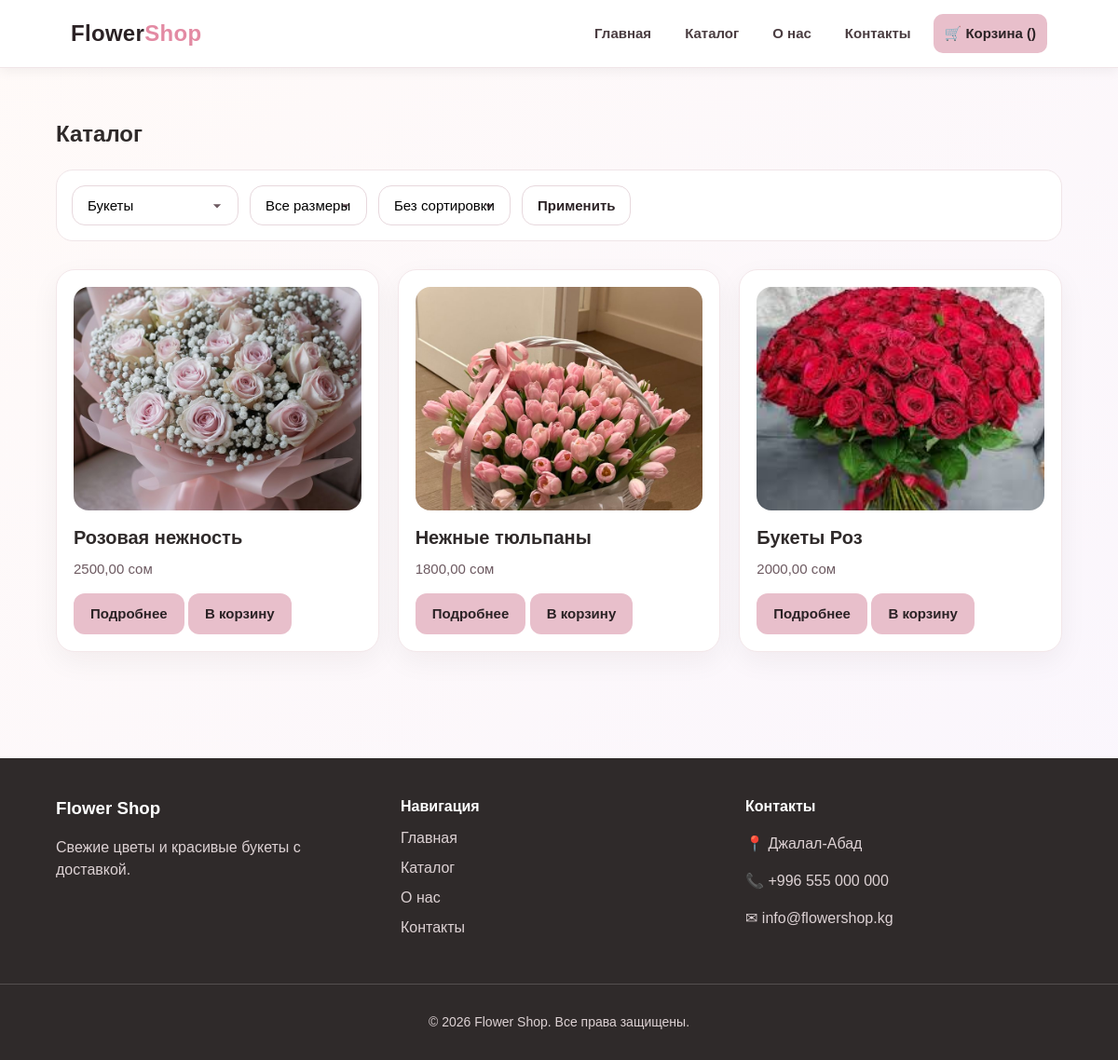
The app's page /catalog/?category=bukety with its own data.
### shop/models.py (models this page shows, shortened)
class Product(models.Model):
    SIZE_CHOICES = [
        ("small", "Малый"),
        ("medium", "Средний"),
        ("large", "Большой"),
    ]
    STATUS_CHOICES = [
        ("in_stock", "В наличии"),
        ("pre_order", "Под заказ"),
    ]
    OCCASION_CHOICES = [
        ("birthday", "День рождения"),
        ("wedding", "Свадьба"),
        ("march8", "8 марта"),
        ("anniversary", "Годовщина"),
        ("love", "Любовь"),
        ("other", "Другое"),
    ]
    category = models.ForeignKey(
        Category,
        on_delete=models.CASCADE,
        related_name="products",
        verbose_name="Категория"
    )
    title = models.CharField("Название", max_length=200)
    slug = models.SlugField("Slug", unique=True, blank=True)
    image = models.ImageField("Фото", upload_to="products/")
    price = models.DecimalField("Цена", max_digits=10, decimal_places=2)
    description = models.TextField("Описание", blank=True)
    composition = models.TextField("Состав букета", blank=True)
    size = models.CharField("Размер", max_length=20, choices=SIZE_CHOICES, default="medium")
    occasion = models.CharField("Повод", max_length=30, choices=OCCASION_CHOICES, default="other")
    status = models.CharField("Статус", max_length=20, choices=STATUS_CHOICES, default="in_stock")
    article = models.CharField("Артикул", max_length=50, unique=True)
    is_popular = models.BooleanField("Популярный", default=False)
    created_at = models.DateTimeField("Создано", auto_now_add=True)
    class Meta:
        verbose_name = "Товар"
        verbose_name_plural = "Товары"
        ordering = ["-created_at"]

### shop/views.py (the view)
# urls.py: path("catalog/", views.catalog, name="catalog"),
def catalog(request):
    products = Product.objects.select_related("category").all()
    categories = Category.objects.all()
    category_slug = request.GET.get("category")
    size = request.GET.get("size")
    sort = request.GET.get("sort")
    if category_slug:
        products = products.filter(category__slug=category_slug)
    if size:
        products = products.filter(size=size)
    if sort == "price_asc":
        products = products.order_by("price")
    elif sort == "price_desc":
        products = products.order_by("-price")
    elif sort == "newest":
        products = products.order_by("-created_at")
    context = {
        "products": products,
        "categories": categories,
        "selected_category": category_slug,
        "selected_size": size,
        "selected_sort": sort,
    }
    return render(request, "shop/catalog.html", context)

### templates/shop/catalog.html (shortened to what this page needs)
{% extends 'shop/base.html' %}
{% block content %}
<section class="section">
    <div class="container">
        <h1>Каталог</h1>
        <form method="get" class="filters">
            <select name="category">
                {% for category in categories %}
                    <option value="{{ category.slug }}" {% if selected_category == category.slug %}selected{% endif %}>
                        {{ category.name }}
                    </option>
                {% endfor %}
            </select>
            <select name="size">
                <option value="">Все размеры</option>
            </select>
            <select name="sort">
                <option value="">Без сортировки</option>
            </select>
            <button type="submit" class="btn">Применить</button>
        </form>
        <div class="grid">
            {% for product in products %}
                <div class="card product-card">
                    {% if product.image %}
                        <img src="{{ product.image.url }}" alt="{{ product.title }}">
                    {% endif %}
                    <h3>{{ product.title }}</h3>
                    <p>{{ product.price }} сом</p>
                    <a href="{% url 'product_detail' product.slug %}" class="btn">Подробнее</a>
                    <a href="{% url 'add_to_cart' product.id %}" class="btn">В корзину</a>
                </div>
            {% empty %}
                <p>Товары не найдены.</p>
            {% endfor %}
        </div>
    </div>
</section>
{% endblock %}

### static/css/base.css (style rules this page uses)
* { box-sizing: border-box; }
html, body { height: 100%; }
html { scroll-behavior: smooth; }
body { margin: 0; font-family: Arial, sans-serif; color: #2f2a2a; line-height: 1.5; background: linear-gradient(-45deg, #fff6f8, #fdf1f4, #f8f4ff, #fffaf8); background-size: 400% 400%; animation: gradientMove 16s ease infinite; min-height: 100vh; display: flex; flex-direction: column; }
img { max-width: 100%; display: block; }
a { transition: 0.2s ease; }
.container { width: 90%; max-width: 1200px; margin: 0 auto; }
.section { padding: 54px 0; }
.section h1, .section h2 { margin-top: 0; margin-bottom: 20px; }
.grid { display: grid; grid-template-columns: 1fr; gap: 20px; }
.card { background: #ffffff; border: 1px solid #f3e7ea; border-radius: 20px; padding: 18px; box-shadow: 0 10px 30px rgba(32, 18, 22, 0.05); transition: transform 0.22s ease, box-shadow 0.22s ease; }
.product-card img { width: 100%; height: 240px; object-fit: cover; border-radius: 16px; margin-bottom: 14px; }
.product-card h3 { margin: 0 0 8px; font-size: 20px; }
.product-card p { margin: 0 0 14px; color: #6d5a61; font-size: 15px; }
.btn { display: inline-block; padding: 11px 18px; background: #e8bfcb; color: #2b2225; text-decoration: none; border-radius: 12px; border: none; cursor: pointer; font-size: 15px; font-weight: 600; }
.filters { display: flex; flex-direction: column; gap: 12px; margin-bottom: 30px; background: #ffffff; padding: 16px; border-radius: 18px; border: 1px solid #f0e5e8; }
.filters select, .filters button { padding: 12px 16px; border-radius: 14px; border: 1px solid #e7d8dd; background: #fff; font-size: 15px; cursor: pointer; }
.filters select { appearance: none; background-repeat: no-repeat; background-position: right 12px center; }
@media (min-width: 768px) { .grid { grid-template-columns: repeat(3, 1fr); } }
@media (min-width: 768px) { .filters { flex-direction: row; align-items: center; } }

### records on screen
Product: image (picture), title "Розовая нежность", price "2500,00"
Product: image (picture), title "Нежные тюльпаны", price "1800,00"
Product: image (picture), title "Букеты Роз", price "2000,00"

### other values on screen
form field category "Букеты"
